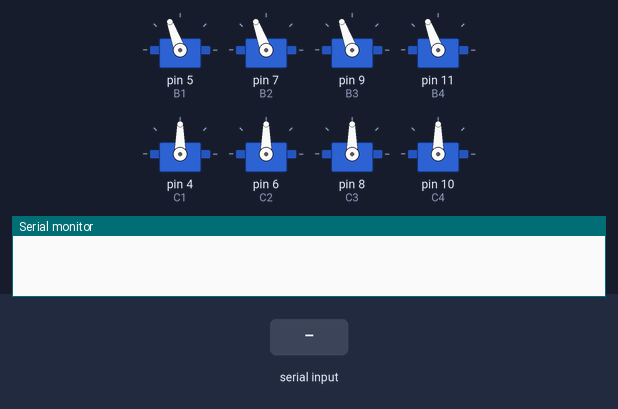
The sketch below on a simulated Arduino Uno, built with avr-gcc and run on an emulated ATmega328P. On the bench: 8 × servo, the last lines printed to the serial monitor. Inputs (shaded band) come from the test bench.

Above: at 2.2 s.
2.3 s: "B" received over Serial
At 4.3 s:
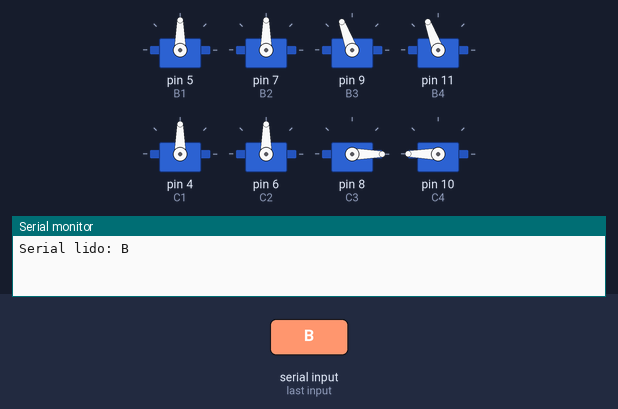
4.6 s: "C" received over Serial
7.6 s: "D" received over Serial
At 8.1 s:
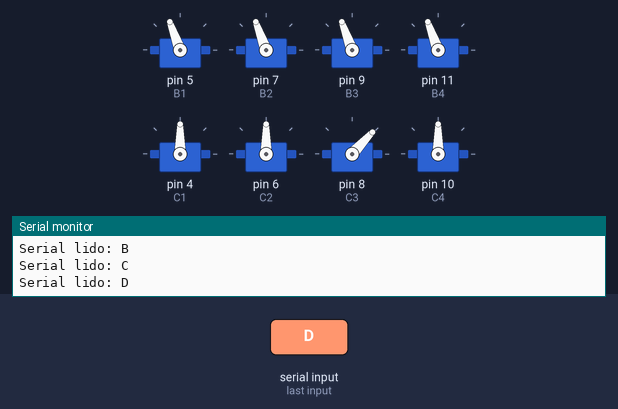
9.8 s: "E" received over Serial
At 11.2 s:
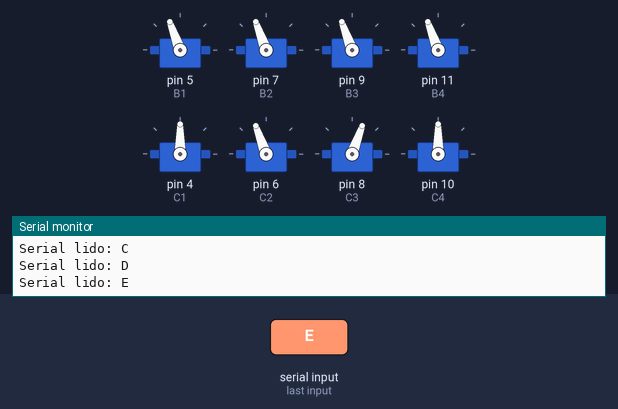
12.8 s: "F" received over Serial
At 16.4 s:
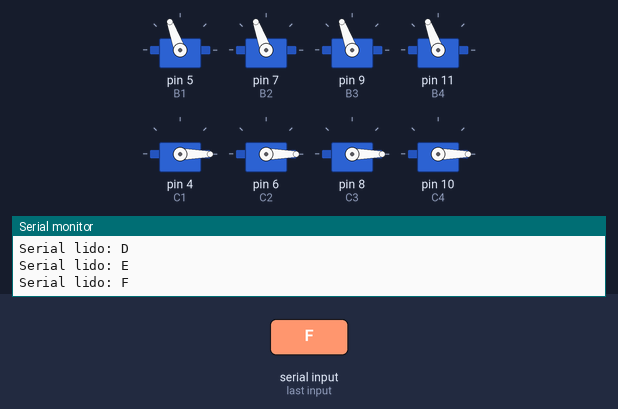
18.8 s: "G" received over Serial
At 20.3 s:
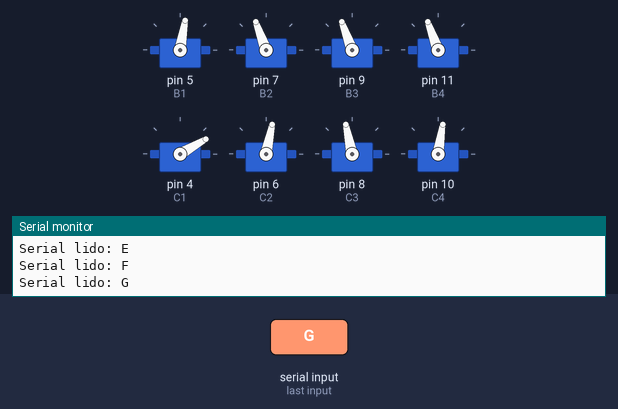
Timing chart, 0 to 22.5 s (numbered marks = the images above; inputs shaded):
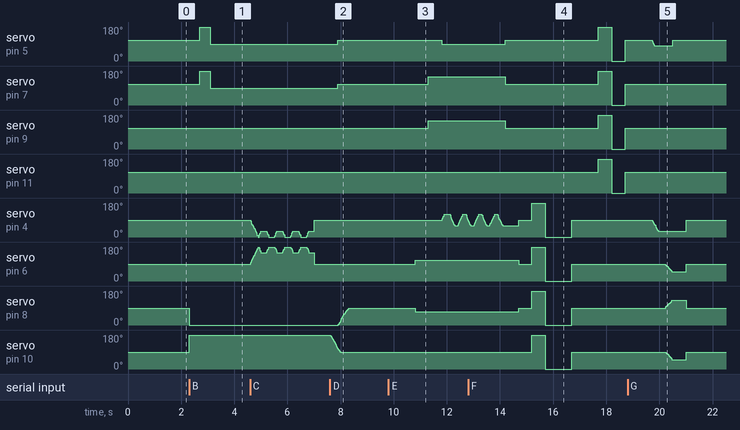

Measured:
- after the input at 2.3 s, servo on pin 5 (B1), servo on pin 7 (B2): 110° → 180° after 0.40 s, → 90° 0.40 s later; servo on pin 8 (C3): 90° → 0° at once; servo on pin 10 (C4): 90° → 180° at once
- after the input at 7.6 s, servo on pin 5 (B1), servo on pin 7 (B2): 90° → 110° after 0.30 s; servo on pin 8 (C3): moves from 0° to 90° over 0.38 s, starting after 0.32 s; servo on pin 10 (C4): moves from 180° to 90° over 0.38 s, starting at once
- after the input at 12.8 s, servo on pin 11 (B4): 110° → 180° after 4.9 s, → 0° 0.50 s later, → 110° 0.50 s later; servo on pin 10 (C4): 90° → 180° after 2.4 s, → 0° 0.50 s later, → 90° 1.0 s later
- after the input at 18.8 s, servo on pin 5 (B1): 110° → 80° after 0.93 s, → 110° 0.78 s later; servo on pin 8 (C3): rises from 90° to 130° in 0.22 s, then falls to 90° in 0.54 s

The sketch:

projeto_aranhaV4.ino
```cpp
/*
  SIGLAS:

  C = motores de cima;
  B = motores de baixo;
*/

#include <VarSpeedServo.h>

//DEFINICÕES

#define C1 4
#define B1 5

#define C2 6
#define B2 7

#define C3 8
#define B3 9

#define C4 10
#define B4 11

#define sentado 101

//MOTORES

VarSpeedServo servoC1;
VarSpeedServo servoC2;
VarSpeedServo servoC3;
VarSpeedServo servoC4;

VarSpeedServo servoB1;
VarSpeedServo servoB2;
VarSpeedServo servoB3;
VarSpeedServo servoB4;

//VARIAVEIS

int velocidade = 250;
int varDelay = 120;

int varCima = 90;
int varBaixo = 110;

int varPosition = 90;
int varDelayPadrao = 500;

int movimentoAtual = 0;

void setup() {

  //PINOS DOS CERVOS

  servoB1.attach(B1);
  servoB2.attach(B2);
  servoB3.attach(B3);
  servoB4.attach(B4);

  servoC1.attach(C1);
  servoC2.attach(C2);
  servoC3.attach(C3);
  servoC4.attach(C4);

  //SERIAL

  Serial.begin(9600);

  //FUNCOES

  padrao();

  //testeMotoresC();
  //testeMotoresB();

  //acenar();
  //sentar();
  //palmas();
  //levantar();

}

void padrao(){

  servoB1.write(varBaixo);
  servoB2.write(varBaixo);
  servoB3.write(varBaixo);
  servoB4.write(varBaixo);

  delay(varDelayPadrao);

  servoC1.write(varPosition);
  servoC2.write(varPosition);
  servoC3.write(varPosition);
  servoC4.write(varPosition);

  delay(varDelayPadrao);

  movimentoAtual = 0;
}

void testeMotoresC(){

  servoC1.write(180);
  servoC2.write(180);
  servoC3.write(180);
  servoC4.write(180);

  delay(varDelayPadrao);

  servoC1.write(0);
  servoC2.write(0);
  servoC3.write(0);
  servoC4.write(0);

  delay(varDelayPadrao);

  padrao();
}

void testeMotoresB(){

  delay(varDelayPadrao);

  servoB1.write(180);
  servoB2.write(180);
  servoB3.write(180);
  servoB4.write(180);

  delay(varDelayPadrao);

  servoB1.write(0);
  servoB2.write(0);
  servoB3.write(0);
  servoB4.write(0);

  delay(varDelayPadrao);

  padrao();
}

void acenar(){
  padrao();

  servoC2.write(varPosition + 20);
  servoC3.write(varPosition - 20);

  delay(varDelayPadrao);

  servoB2.write(150);
  servoB3.write(150);

  delay(varDelayPadrao);

  for(int i = 0; i < 4; i++){
    servoB1.write(varPosition);
    servoC1.slowmove(varPosition + 30, 200);
    delay(300);
    servoC1.slowmove(varPosition - 30, 200);
    delay(300);
  }

  padrao();

}

void sentar(){
  if(movimentoAtual != sentado){
  servoC4.write(varPosition + 90);
  servoC3.write(varPosition - 90);

  delay(varDelayPadrao - 100);

  servoB1.write(varPosition + 90);
  servoB2.write(varPosition + 90);

  delay(varDelayPadrao - 100);

  servoB1.write(varPosition);
  servoB2.write(varPosition);

  movimentoAtual = sentado;
  }
}

void palmas(){
  sentar();

  for(int i = 0; i < 4; i++){
    servoC1.slowmove( varPosition - 90, 200);
    servoC2.slowmove( varPosition + 90, 200);
    delay(300);
    servoC1.slowmove( varPosition - 60, 200);
    servoC2.slowmove( varPosition + 60, 200);
    delay(300);
  }

  servoC1.write(varPosition);
  servoC2.write(varPosition);
}

void levantar(){
  servoC4.slowmove(varPosition, 150);
  delay(300);
  servoC3.slowmove(varPosition, 150);

  padrao();
}

void andarC1(){
  servoB1.slowmove(varBaixo - 30, 155);
  servoC1.slowmove(varPosition -60, 155);
  delay(500);
  servoC2.slowmove(varPosition -40, 100);
  servoC3.slowmove(varPosition +40, 100);
  servoC4.slowmove(varPosition -40, 100);
  delay(300);
  padrao();
}

void loop() {

  //BLUETOOTH

  while(Serial.available()){
    char botao = Serial.read();
    Serial.print("Serial lido: ");
    Serial.println(botao);

    //FUNÇÕES

    switch (botao){
        case 'A' :
        padrao();
        break;

        case 'B' :
        sentar();
        break;

        case 'C' :
        palmas();
        break;

        case 'D' :
        levantar();
        break;

        case 'E' :
        acenar();
        break;

        case 'F' :
        testeMotoresC();
        testeMotoresB();
        break;

        case 'G' :
        andarC1();
        break;

        default :
        padrao();
    }
  }

}
```
